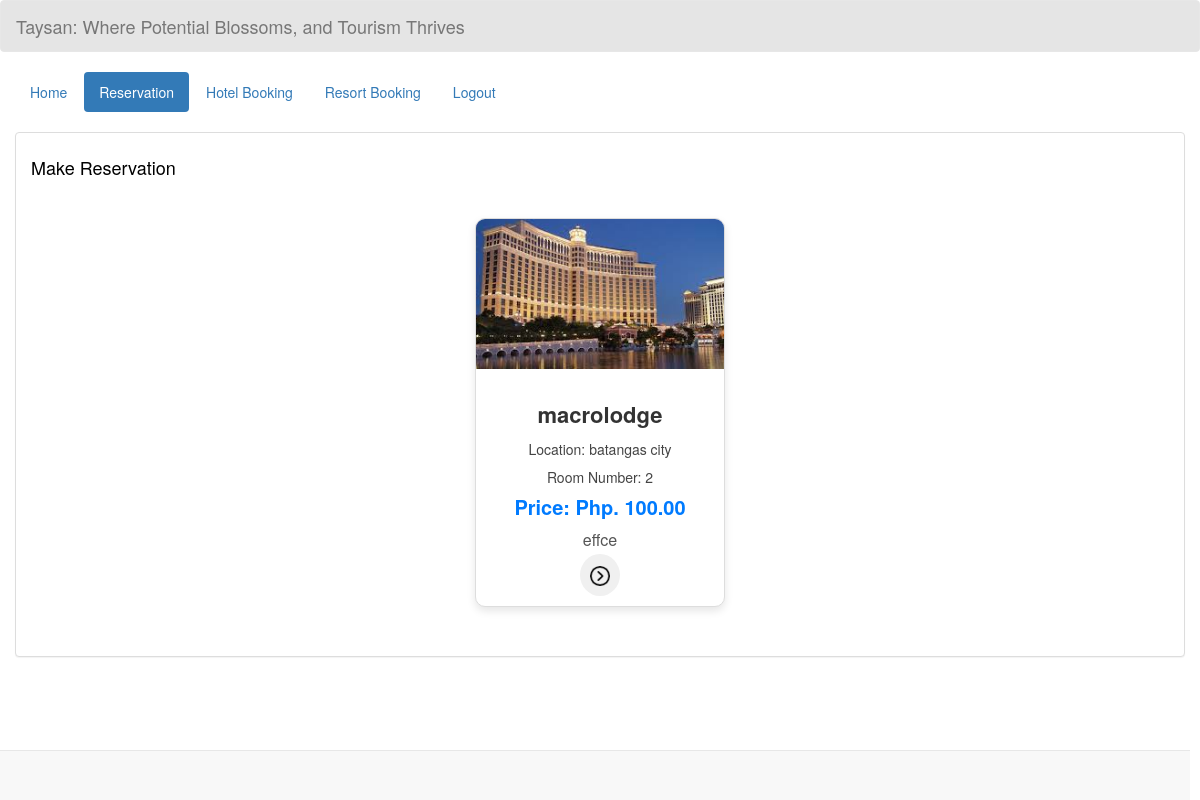
Screenshot of /reservation_hotel.php with the database file from the repository.
### tables this page shows
CREATE TABLE `room` (
  `room_id` int(11) NOT NULL,
  `hotel_name` varchar(200) NOT NULL,
  `room_type` varchar(50) NOT NULL,
  `room_number` varchar(100) NOT NULL,
  `price` varchar(11) NOT NULL,
  `descr` varchar(200) NOT NULL,
  `location` varchar(200) NOT NULL,
  `transportation` varchar(200) NOT NULL,
  `photo` varchar(100) NOT NULL
);

### reservation_hotel.php (the view, shortened to what this page needs)
<!DOCTYPE html>
<html lang = "en">
	<head>
		<link rel = "stylesheet" type = "text/css" href = "css/bootstrap.css " />
		<link rel = "stylesheet" type = "text/css" href = "css/style.css" />
	</head>
<body>
	<nav style = "background-color:rgba(0, 0, 0, 0.1);" class = "navbar navbar-default">
		<div  class = "container-fluid">
			<div class = "navbar-header">
            <a class = "navbar-brand" >Taysan: Where Potential Blossoms, and Tourism Thrives</a>
			</div>
		</div>
	</nav>
	<div class = "container-fluid">
		<ul class = "nav nav-pills">
        <?php
            $id = isset($_GET['id']) ? $_GET['id'] : null;
            ?>
            <li><a href="home_user.php?id=<?php echo $id; ?>">Home</a></li>
			<li class = "active"><a href="reservation.php?id=<?php echo $id; ?>">Reservation</a></li>
            <li><a href="records.php?id=<?php echo $id; ?>">Hotel Booking</a></li>
            <li><a href="records_resort.php?id=<?php echo $id; ?>">Resort Booking</a></li>
			<li><a href = "login_user.php">Logout</a></li>
		</ul>
	</div>
	<br />
	<div class = "container-fluid">
		<div class = "panel panel-default">
			<div class = "panel-body">
		  <section class = "services sec-width" id = "services">
          <div class="title">
            <h4 style="color: black;">Make Reservation</h4>
        </div>
            <div style="padding: 20px; text-align: center;">
            <?php
                require_once 'connection/connect.php';
                $query = $conn->query("SELECT * FROM `room` ORDER BY `price` ASC") or die(mysql_error());
                while($fetch = $query->fetch_array()){
                ?>
                    <a href="add_reserve.php?room_id=<?php echo $fetch['room_id']; ?>&id=<?php echo $id; ?>" style="text-decoration: none;">
                    <div style="display: inline-block; width: 250px; border: 1px solid #ddd; border-radius: 10px; overflow: hidden; box-shadow: 0 4px 8px rgba(0, 0, 0, 0.1); background-color: #fff; margin: 10px; transition: all 0.3s ease;"
                        onmouseover="this.style.boxShadow='0 8px 16px rgba(0, 0, 0, 0.2)'; this.style.transform='scale(1.05)';"
                        onmouseout="this.style.boxShadow='0 4px 8px rgba(0, 0, 0, 0.1)'; this.style.transform='scale(1)';">
                        <img src="photo/<?php echo $fetch['photo']; ?>" alt="Room Image" style="width: 100%; height: 150px; object-fit: cover; transition: all 0.3s ease;"
                            onmouseover="this.style.transform='scale(1.1)';"
                            onmouseout="this.style.transform='scale(1)';">
                        <div style="padding: 10px; text-align: center;">
                        <h3 style="font-size: 2.2rem; margin-bottom: 8px; font-weight: 600; color: #333; line-height: 1.4;">
                            <?php echo $fetch['hotel_name']; ?>
                                </h3>
                                <h5 style="font-size: 1.4rem; margin-bottom: 2px; font-weight: 500; color: #444; line-height: 1.3;">
                                    Location: <?php echo $fetch['location']; ?>
                                </h5>
                                <h5 style="font-size: 1.4rem; margin-bottom: 2px; font-weight: 500; color: #444; line-height: 1.3;">
                                    Room Number: <?php echo $fetch['room_number']; ?>
                                </h5>
                                <h4 style="font-size: 2rem; color: #007bff; font-weight: bold; margin-bottom: 1px;">
                                    <?php echo "Price: Php. ".$fetch['price'].".00"; ?>
                                </h4>
                                <h4 style="font-size: 1.6rem; color: #555; margin-bottom: 2px; line-height: 1.5;">
                                    <?php echo $fetch['descr']; ?>
                                </h4>
                            <button onclick="window.location.href = 'add_reserve.php?room_id=<?php echo $fetch['room_id']; ?>&id=<?php echo $id; ?>';
                                    " style="border: none; background-color: #f0f0f0; padding: 10px; border-radius: 50%; cursor: pointer; transition: all 0.3s ease;"
                                    onmouseover="this.style.backgroundColor='#ddd'; this.style.transform='scale(1.1)';"
                                    onmouseout="this.style.backgroundColor='#f0f0f0'; this.style.transform='scale(1)';">
                                <img src="image/next.png" alt="Reserve Button" style="width: 20px; height: 20px;">
                            </button>
                        </div>
                    </div>
                </a>
                <?php
                }
                ?>
            </div>
        </section>
			</div>
		</div>
	</div>
	<br />
	<div style = "text-align:right; margin-right:10px;" class = "navbar navbar-default navbar-fixed-bottom">
	</div>
    </body>
</html>

### rows the page displays
room: photo (picture), hotel_name "macrolodge", location "batangas city", room_number "2", price "100", descr "effce"
